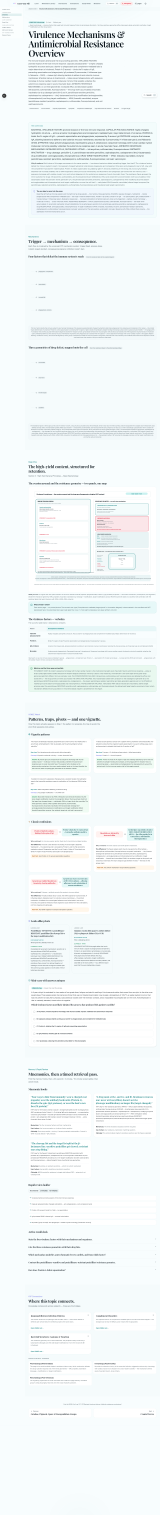
#> input picture docs/qa/m6/full-desktop-light.png, 1440 x 13635 px, found by its file name (shown at 1/9 size); its folder holds 2 pictures in this run
$ python m6-crops.py
#> lines starting #> are read from the running program, lines starting #| are printed output that depends on the picture
#!/usr/bin/env python3
"""M6 element captures — PIL crop of the registry visual from the
4 full-page captures (rect measured in-browser: x=281, y=4406, 1102x900)."""
from PIL import Image
import os
import statistics

QA = "/home/z/kyp-usmle-notes/docs/qa/m6"
VISUALS = [
    ("virulence-resistance-map", {"x": 281, "y": 4406, "w": 1102, "h": 900}),
]
THEMES = ["light", "dark"]

for theme in THEMES:
    im = Image.open(f"{QA}/full-desktop-{theme}.png")
#> im is the input picture: PIL image 1440x13635 RGB; mean R, G, B 241.7, 246.9, 247.6
    for name, r in VISUALS:
        box = (int(r["x"]), int(r["y"]), int(r["x"] + r["w"]), int(r["y"] + r["h"]))
        crop = im.crop(box)
        out = f"{QA}/element-{name}-{theme}.png"
        crop.save(out)
        gray = crop.convert("L")
        px = list(gray.getdata())
        sd = statistics.pstdev(px[::37])
        print(f"{os.path.basename(out)}: {crop.size[0]}x{crop.size[1]} stdev={sd:.2f}")
#> this loop made 1 pass
#> sd on pass 1: 27.99
#| element-virulence-resistance-map-light.png: 1102x900 stdev=27.99
#> pass 1, `crop = im.crop(box)`:
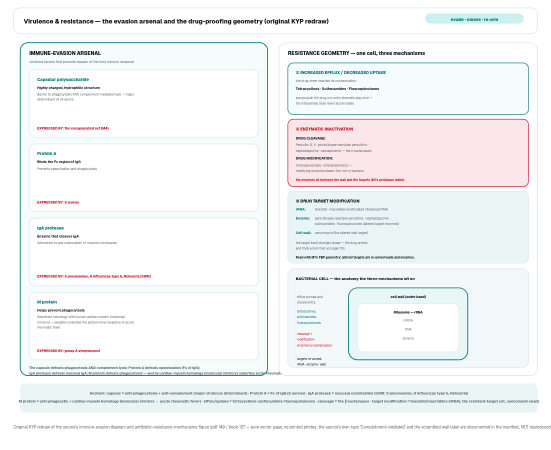
#> crop: PIL image 1102x900 RGB (shown at 1/2 size); mean R, G, B 242.7, 244.8, 245.5
#> pass 1, `gray = crop.convert("L")`:
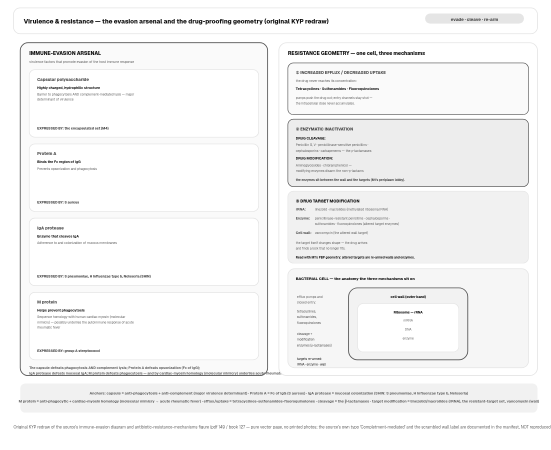
#> gray: PIL image 1102x900 L (shown at 1/2 size); min 17, max 255, mean 244.3
#> pass 2 of the loop `for theme in THEMES:`:
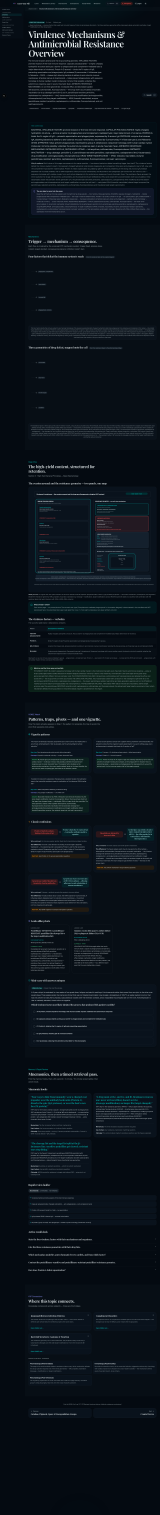
#> input picture docs/qa/m6/full-desktop-dark.png, 1440 x 13635 px, found by its file name (shown at 1/9 size)
#> im is the input picture: PIL image 1440x13635 RGB; mean R, G, B 11.7, 19.7, 26.9
#> the loop `for name, r in VISUALS:` made 1 pass
#> sd on pass 1: 24.25
#> (printed output is left out)
#> pass 1, `crop = im.crop(box)`:
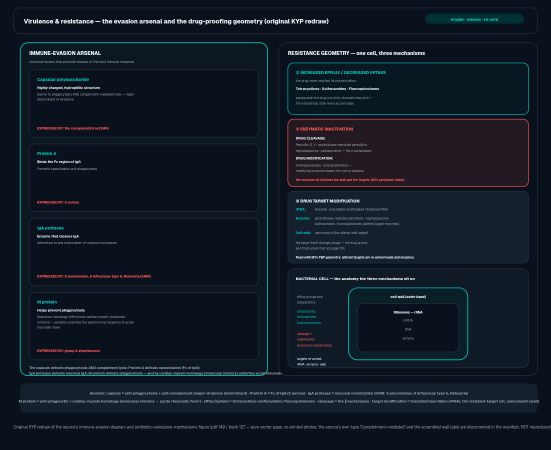
#> crop: PIL image 1102x900 RGB (shown at 1/2 size); mean R, G, B 17.5, 27.4, 37.4
#> pass 1, `gray = crop.convert("L")`:
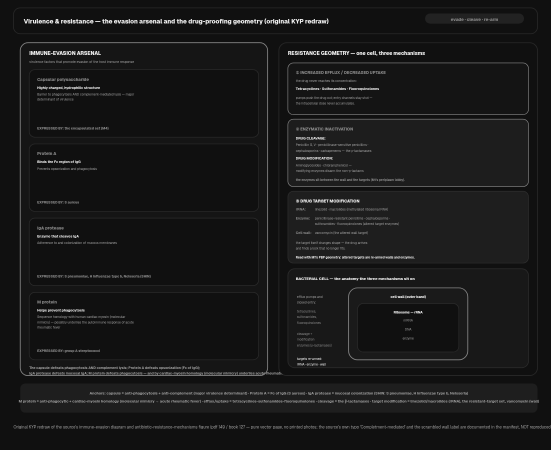
#> gray: PIL image 1102x900 L (shown at 1/2 size); min 15, max 241, mean 25.3
print("DONE")
